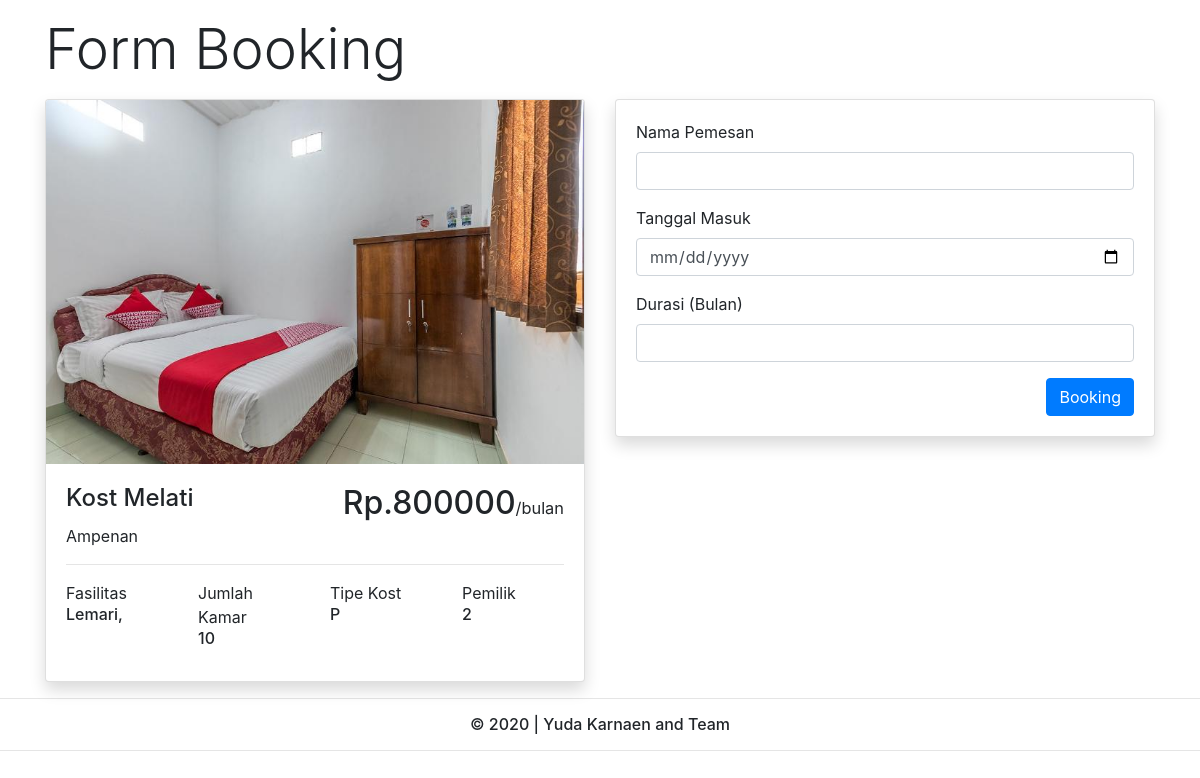
Page /view/transaksi/booking.php?id=10 (signed in) on the committed database.
### tables this page shows
CREATE TABLE `tb_kost` (
  `id` int(11) NOT NULL,
  `nama` varchar(50) NOT NULL,
  `alamat` varchar(100) NOT NULL,
  `harga` int(11) NOT NULL,
  `jumlah_kamar` int(11) NOT NULL,
  `tipe` varchar(5) NOT NULL,
  `fasilitas` varchar(200) NOT NULL,
  `id_pemilik` int(11) NOT NULL
);

### model/base/connection.php (called while the page is built)
<?php
class Connection {
    private $host = 'localhost';
    private $username = 'root';
    private $password = '';
    private $database = 'pemesanan_kost';
    public function Connection()
    {
        return mysqli_connect($this->host, $this->username, $this->password, $this->database);
    }
}

### model/base/model.php (called while the page is built, shortened)
<?php
require_once('connection.php');
class Model extends Connection{
    public $table = '';
    public function where($field1, $field2)
    {
        $query = "SELECT * FROM $this->table WHERE $field1='$field2'";
        return mysqli_query(parent::Connection(), $query);
    }
}

### view/transaksi/booking.php (the view, shortened to what this page needs)
<?php
include '../layout/header.php';
$Kost = new Kost;
$id = $_GET['id'];
$show = $Kost->where('id', $id);
$show = mysqli_fetch_assoc($show);
?>
<div class="container mt-3">
    <p class="display-4">Form Booking</p>
    <div class="row">
        <div class="col-md-6">
            <div class="card text-left shadow">
                <img class="card-img-top" src="../../public/img/kost.jpg" alt="">
                <div class="card-body">
                    <h2 class="card-title float-right">Rp.<?= $show['harga']; ?><small><small><small>/bulan</small></small></small></h2>
                    <h4 class="card-title"><?= $show['nama'] ?></h4>
                    <p class="card-text"><?= $show['alamat']; ?></p>
                    <hr>
                    <div class="row">
                        <div class="col">
                            <p class="card-text mb-0">Fasilitas</p>
                            <h6 class="card-title"><?= $show['fasilitas']; ?></h6>
                        </div>
                        <div class="col">
                            <p class="card-text mb-0">Jumlah Kamar</p>
                            <h6 class="card-title"><?= $show['jumlah_kamar']; ?></h6>
                        </div>
                        <div class="col">
                            <p class="card-text mb-0">Tipe Kost</p>
                            <h6 class="card-title"><?= $show['tipe']; ?></h6>
                        </div>
                        <div class="col">
                            <p class="card-text mb-0">Pemilik</p>
                            <h6 class="card-title"><?= $show['id_pemilik']; ?></h6>
                        </div>
                    </div>
                </div>
            </div>
        </div>
        <div class="col-md-6">
            <div class="card shadow">
                <div class="card-body">
                    <form action="../../controller/SaveBooking.php" method="post">
                        <div class="form-group">
                            <label for="nama">Nama Pemesan</label>
                            <input type="text" class="form-control" name="nama" id="nama" aria-describedby="helpId" placeholder="">
                        </div>
                        <div class="form-group">
                            <label for="tgl_masuk">Tanggal Masuk</label>
                            <input type="date" class="form-control" name="tgl_masuk" id="tgl_masuk" aria-describedby="helpId" placeholder="">
                        </div>
                        <div class="form-group">
                            <label for="durasi">Durasi (Bulan)</label>
                            <input type="number" class="form-control" name="durasi" id="durasi" aria-describedby="helpId" placeholder="">
                        </div>
                        <input type="submit" value="Booking" class="btn btn-primary float-right">
                    </form>
                </div>
            </div>
        </div>
    </div>
</div>
<?php include '../layout/footer.php' ?>

### rows in the picture
tb_kost: harga "800000", nama "Kost Melati", alamat "Ampenan", fasilitas "Lemari,", jumlah_kamar "10", tipe "P", id_pemilik "2"
